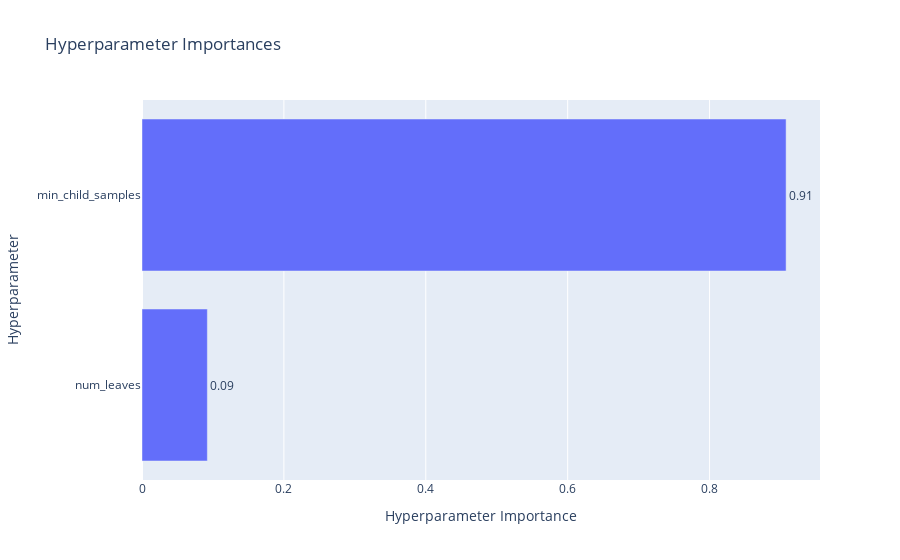

The code cell stored with this chart in its notebook:
### Code cell
import optuna
import lightgbm as lgbm
import numpy as np
from sklearn.metrics import mean_squared_error
import joblib
from optuna.visualization import plot_param_importances
import os

os.environ["LOKY_MAX_CPU_COUNT"] = "4"

def invert_transform(y):
    return y_scaler.inverse_transform(y.reshape((-1, 1))).flatten()

def objective(trial):
    params = {
        'objective': 'regression',
        'metric': 'rmse',
        'verbosity': -1,
        'boosting_type': 'gbdt',
        'learning_rate': 0.05,
        'n_estimators': 1500,
        'num_leaves': trial.suggest_int('num_leaves', 512, 2048),
        'max_depth': -1,
        'min_child_samples': trial.suggest_int('min_child_samples', 8, 48),
        'reg_alpha': 0.0001,
        'reg_lambda': 0.005,
        'objective': 'l2'
    }
    
    model = lgbm.LGBMRegressor(**params)
    
    model.fit(
        X_train, y_train,
        eval_set=[(X_val, y_val)],
        callbacks=[lgbm.early_stopping(stopping_rounds=50, verbose=False)]
    )
    
    preds = model.predict(X_val)
    rmse = np.sqrt(mean_squared_error(invert_transform(y_val), invert_transform(preds)))
    
    return rmse

def optimize_lgbm(X_train, y_train, X_val, y_val, n_trials=100):
    print("Optimisation de LightGBM...")
    
    study = optuna.create_study(
        direction='minimize',
        sampler=optuna.samplers.TPESampler(seed=42)
    )
    
    study.optimize(objective, n_trials=n_trials)
    
    print(f"Meilleur RMSE: {study.best_value}")
    print(f"Meilleurs paramètres: {study.best_params}")
    
    fig = plot_param_importances(study)
    fig.show()
    
    best_params = study.best_params.copy()
    
    if 'device_type' in best_params and best_params['device_type'] == 'gpu':
        best_params['device_type'] = 'gpu'
    else:
        best_params.pop('device_type', None)
    
    final_model = lgbm.LGBMRegressor(**best_params)
    
    final_model.fit(
        X_train, y_train,
        eval_set=[(X_val, y_val)],
        callbacks=[lgbm.early_stopping(stopping_rounds=50, verbose=False)]
    )
    
    preds = final_model.predict(X_val)
    final_rmse = np.sqrt(mean_squared_error(invert_transform(y_val), invert_transform(preds)))
    print(f"RMSE du modèle final: {final_rmse}")
    
    return final_model, best_params, study

best_model, best_params, study = optimize_lgbm(X_train, y_train, X_val, y_val, n_trials=25)

joblib.dump(best_model, 'best_lgbm_model.pkl')

### Figure 1 — Plotly figure (JSON) as saved in the notebook; plotly's stock layout.template omitted (floating-point values rounded to 4 significant figures)
{"data": [{"cliponaxis": false, "hovertemplate": ["num_leaves (IntDistribution): 0.09211518680324951<extra></extra>", "min_child_samples (IntDistribution): 0.9078848131967504<extra></extra>"], "name": "Objective Value", "orientation": "h", "text": ["0.09", "0.91"], "textposition": "outside", "type": "bar", "x": [0.09212, 0.9079], "y": ["num_leaves", "min_child_samples"]}], "layout": {"title": {"text": "Hyperparameter Importances"}, "xaxis": {"title": {"text": "Hyperparameter Importance"}}, "yaxis": {"title": {"text": "Hyperparameter"}}}}
